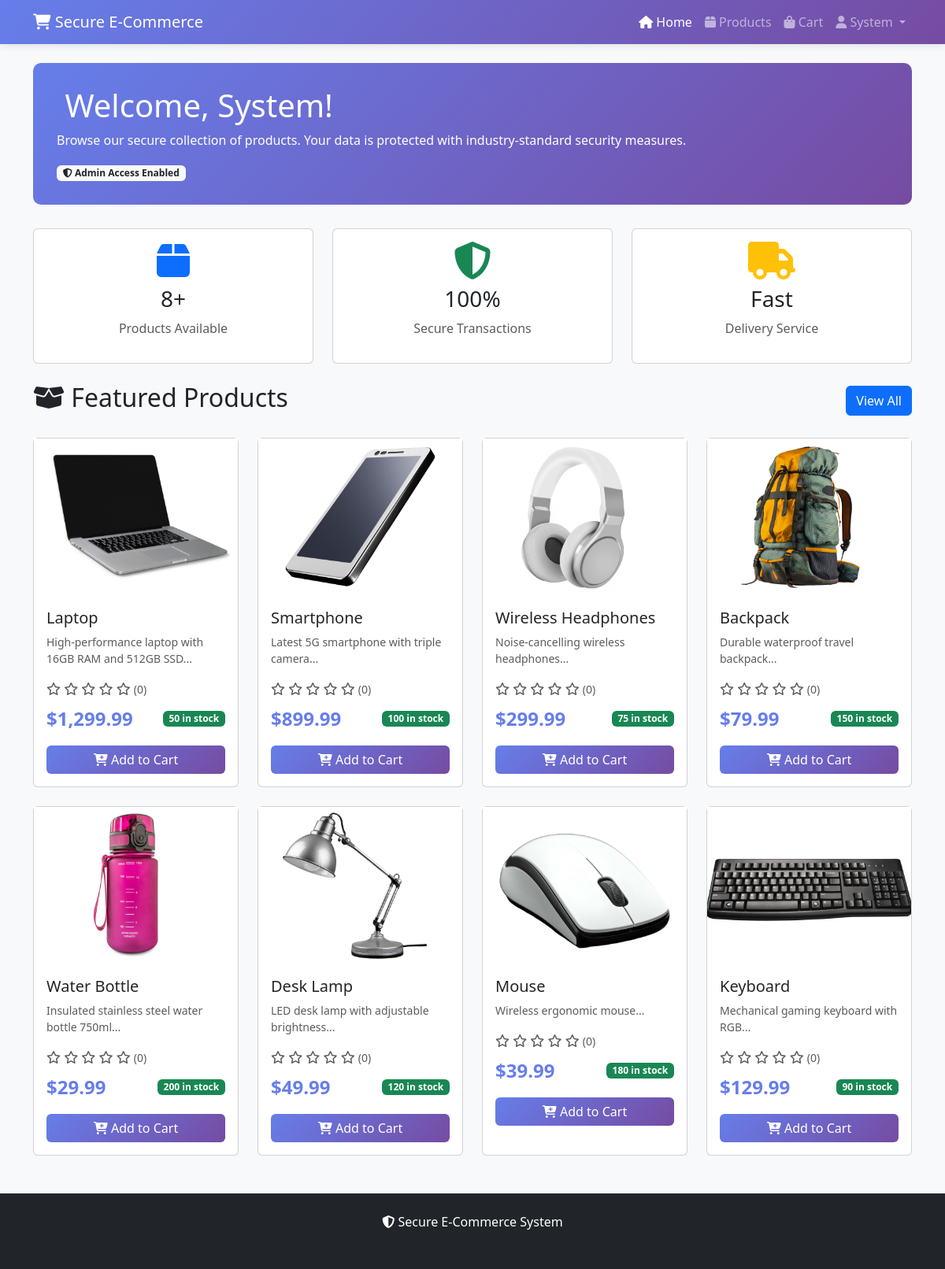
/dashboard.php (signed in), run on the app's committed database.
### tables this page shows
CREATE TABLE users (
    user_id INT AUTO_INCREMENT PRIMARY KEY,
    email VARCHAR(255) UNIQUE NOT NULL,
    password_hash VARCHAR(255) NOT NULL,
    first_name VARCHAR(100) NOT NULL,
    last_name VARCHAR(100) NOT NULL,
    phone VARCHAR(20),
    role ENUM('customer', 'admin') DEFAULT 'customer',
    is_active BOOLEAN DEFAULT TRUE,
    failed_login_attempts INT DEFAULT 0,
    last_failed_login TIMESTAMP NULL,
    account_locked_until TIMESTAMP NULL,
    created_at TIMESTAMP DEFAULT CURRENT_TIMESTAMP,
    updated_at TIMESTAMP DEFAULT CURRENT_TIMESTAMP ON UPDATE CURRENT_TIMESTAMP,
    INDEX idx_email (email),
    INDEX idx_role (role)
);

CREATE TABLE products (
    product_id INT AUTO_INCREMENT PRIMARY KEY,
    name VARCHAR(255) NOT NULL,
    description TEXT,
    price DECIMAL(10, 2) NOT NULL,
    discount_percentage DECIMAL(5, 2) DEFAULT 0,
    stock_quantity INT DEFAULT 0,
    category VARCHAR(100),
    image_url VARCHAR(500),
    is_active BOOLEAN DEFAULT TRUE,
    created_at TIMESTAMP DEFAULT CURRENT_TIMESTAMP,
    updated_at TIMESTAMP DEFAULT CURRENT_TIMESTAMP ON UPDATE CURRENT_TIMESTAMP,
    INDEX idx_category (category),
    INDEX idx_active (is_active),
    CONSTRAINT chk_price CHECK (price >= 0),
    CONSTRAINT chk_discount CHECK (discount_percentage >= 0 AND discount_percentage < 100),
    CONSTRAINT chk_stock CHECK (stock_quantity >= 0)
);

### dashboard.php (the view, shortened to what this page needs)
<?php
$db = Database::getInstance()->getConnection();
$stmt = $db->prepare("SELECT * FROM users WHERE user_id = :user_id");
$stmt->execute([':user_id' => $_SESSION['user_id']]);
$user = $stmt->fetch();
$stmt = $db->query("
    SELECT
        p.*,
        IFNULL(AVG(r.rating), 0) AS avg_rating,
        COUNT(r.review_id) AS review_count
    FROM products p
    LEFT JOIN product_reviews r
        ON p.product_id = r.product_id
        AND r.is_approved = TRUE
    WHERE p.is_active = TRUE
    GROUP BY p.product_id
    ORDER BY p.created_at DESC
    LIMIT 8
");
$products = $stmt->fetchAll();
?>
<!DOCTYPE html>
<html lang="en">
<head>
    <link href="https://cdn.jsdelivr.net/npm/bootstrap@5.3.0/dist/css/bootstrap.min.css" rel="stylesheet">
    <link href="https://cdnjs.cloudflare.com/ajax/libs/font-awesome/6.4.0/css/all.min.css" rel="stylesheet">
</head>
<body>
    <nav class="navbar navbar-expand-lg navbar-dark">
        <div class="container">
            <a class="navbar-brand" href="dashboard.php">
                <i class="fas fa-shopping-cart"></i> Secure E-Commerce
            </a>
            <div class="collapse navbar-collapse" id="navbarNav">
                <ul class="navbar-nav ms-auto">
                    <li class="nav-item">
                        <a class="nav-link active" href="dashboard.php">
                            <i class="fas fa-home"></i> Home
                        </a>
                    </li>
                    <li class="nav-item">
                        <a class="nav-link" href="products/index.php">
                            <i class="fas fa-box"></i> Products
                        </a>
                    </li>
                    <li class="nav-item">
                        <a class="nav-link" href="cart/index.php">
                            <i class="fas fa-shopping-bag"></i> Cart
                        </a>
                    </li>
                    <li class="nav-item dropdown">
                        <a class="nav-link dropdown-toggle" href="#" id="userDropdown" role="button" data-bs-toggle="dropdown">
                            <i class="fas fa-user"></i> <?php echo htmlspecialchars($user['first_name']); ?>
                        </a>
                    </li>
                </ul>
            </div>
        </div>
    </nav>
    <div class="container mt-4">
        <div class="welcome-section">
            <h1><i class="fas fa-hand-wave"></i> Welcome, <?php echo htmlspecialchars($user['first_name']); ?>!</h1>
            <p class="mb-0">Browse our secure collection of products. Your data is protected with industry-standard security measures.</p>
            <?php if ($user['role'] === 'admin'): ?>
                <div class="mt-3">
                    <span class="badge bg-light text-dark"><i class="fas fa-shield-alt"></i> Admin Access Enabled</span>
                </div>
            <?php endif; ?>
        </div>
        <div class="row mb-4">
            <div class="col-md-4">
                <div class="card text-center">
                    <div class="card-body">
                        <i class="fas fa-box fa-3x text-primary mb-2"></i>
                        <h3><?php echo count($products); ?>+</h3>
                        <p class="text-muted">Products Available</p>
                    </div>
                </div>
            </div>
            <div class="col-md-4">
                <div class="card text-center">
                    <div class="card-body">
                        <i class="fas fa-shield-alt fa-3x text-success mb-2"></i>
                        <h3>100%</h3>
                        <p class="text-muted">Secure Transactions</p>
                    </div>
                </div>
            </div>
            <div class="col-md-4">
                <div class="card text-center">
                    <div class="card-body">
                        <i class="fas fa-truck fa-3x text-warning mb-2"></i>
                        <h3>Fast</h3>
                        <p class="text-muted">Delivery Service</p>
                    </div>
                </div>
            </div>
        </div>
        <div class="d-flex justify-content-between align-items-center mb-4">
            <h2><i class="fas fa-box-open"></i> Featured Products</h2>
            <a href="products/index.php" class="btn btn-primary">View All</a>
        </div>
        <div class="row g-4">
            <?php foreach ($products as $product): ?>
                <div class="col-md-3">
                    <div class="card product-card">
                        <div class="product-image">
                            <?php
                                $imagePath = 'assets/images/products/' . $product['name'] . '.png';
                                if (file_exists($imagePath)):
                            ?>
                                <img src="<?php echo $imagePath; ?>"
                                     alt="<?php echo htmlspecialchars($product['name']); ?>"
                                     style="width: 100%; height: 100%; object-fit: cover;">
                            <?php else: ?>
                                <i class="fas fa-box fa-4x text-muted"></i>
                            <?php endif; ?>
                        </div>
                        <div class="card-body">
                            <h5 class="card-title"><?php echo htmlspecialchars($product['name']); ?></h5>
                            <p class="card-text text-muted small"><?php echo htmlspecialchars(substr($product['description'], 0, 60)) . '...'; ?></p>
                            <div class="mb-2">
                                <?php
                                    $rating = round($product['avg_rating']);
                                    for ($i = 1; $i <= 5; $i++):
                                ?>
                                    <i class="fa-star <?php echo $i <= $rating ? 'fas text-warning' : 'far text-muted'; ?>"></i>
                                <?php endfor; ?>
                                <small class="text-muted">
                                    (<?php echo $product['review_count']; ?>)
                                </small>
                            </div>
                            <?php
                                    $price = (float)($product['price'] ?? 0);
                                    $discount = 0;
                                    if (isset($product['discount_percentage'])) {
                                        $discount = (float)$product['discount_percentage'];
                                    } elseif (isset($product['discount'])) {
                                        $discount = (float)$product['discount'];
                                    }
                                    $finalPrice = $price;
                            ?>
                            <div class="d-flex justify-content-between align-items-center mb-3">
                                <div>
                                    <?php if ($discount > 0 && $discount < 100): ?>
                                        <span class="price-tag">$<?php echo number_format($finalPrice, 2); ?></span>
                                        <small class="text-muted text-decoration-line-through">$<?php echo number_format($price, 2); ?></small>
                                        <span class="badge bg-danger ms-2"><?php echo intval($discount); ?>% off</span>
                                    <?php else: ?>
                                        <span class="price-tag">$<?php echo number_format($price, 2); ?></span>
                                    <?php endif; ?>
                                </div>
                                <span class="badge bg-success"><?php echo $product['stock_quantity']; ?> in stock</span>
                            </div>
                            <form action="cart/add.php" method="POST">
                                <button type="submit" class="btn btn-add-cart w-100">
                                    <i class="fas fa-cart-plus"></i> Add to Cart
                                </button>
                            </form>
                        </div>
                    </div>
                </div>
            <?php endforeach; ?>
        </div>
    </div>
    <footer class="mt-5 py-4 bg-dark text-white text-center">
        <div class="container">
            <p class="mb-0">
                <i class="fas fa-shield-alt"></i> Secure E-Commerce System<br>
                <small class="text-muted">Protected by advanced security measures | All data encrypted</small>
            </p>
        </div>
    </footer>
</body>
</html>

### dashboard.php (style rules this page uses)
body { background-color: #f8f9fa; }
.navbar { background: linear-gradient(135deg, #667eea 0%, #764ba2 100%); box-shadow: 0 2px 10px rgba(0,0,0,0.1); }
.product-card { transition: transform 0.3s, box-shadow 0.3s; height: 100%; }
.product-image { height: 200px; background: linear-gradient(135deg, #667eea20 0%, #764ba220 100%); display: flex; align-items: center; justify-content: center; }
.price-tag { font-size: 1.5rem; font-weight: bold; color: #667eea; }
.welcome-section { background: linear-gradient(135deg, #667eea 0%, #764ba2 100%); color: white; padding: 30px; border-radius: 10px; margin-bottom: 30px; }
.btn-add-cart { background: linear-gradient(135deg, #667eea 0%, #764ba2 100%); border: none; color: white; }

### data on the page
users: first_name "System"
products: name (picture), name "Laptop", description "High-performance laptop with 16GB RAM and 512GB SSD", review_count "0", price "1,299.99", stock_quantity "50"
products: name (picture), name "Smartphone", description "Latest 5G smartphone with triple camera", review_count "0", price "899.99", stock_quantity "100"
products: name (picture), name "Wireless Headphones", description "Noise-cancelling wireless headphones", review_count "0", price "299.99", stock_quantity "75"
products: name (picture), name "Backpack", description "Durable waterproof travel backpack", review_count "0", price "79.99", stock_quantity "150"
products: name (picture), name "Water Bottle", description "Insulated stainless steel water bottle 750ml", review_count "0", price "29.99", stock_quantity "200"
products: name (picture), name "Desk Lamp", description "LED desk lamp with adjustable brightness", review_count "0", price "49.99", stock_quantity "120"
products: name (picture), name "Mouse", description "Wireless ergonomic mouse", review_count "0", price "39.99", stock_quantity "180"
products: name (picture), name "Keyboard", description "Mechanical gaming keyboard with RGB", review_count "0", price "129.99", stock_quantity "90"

### other printed values
count($products) "8"
